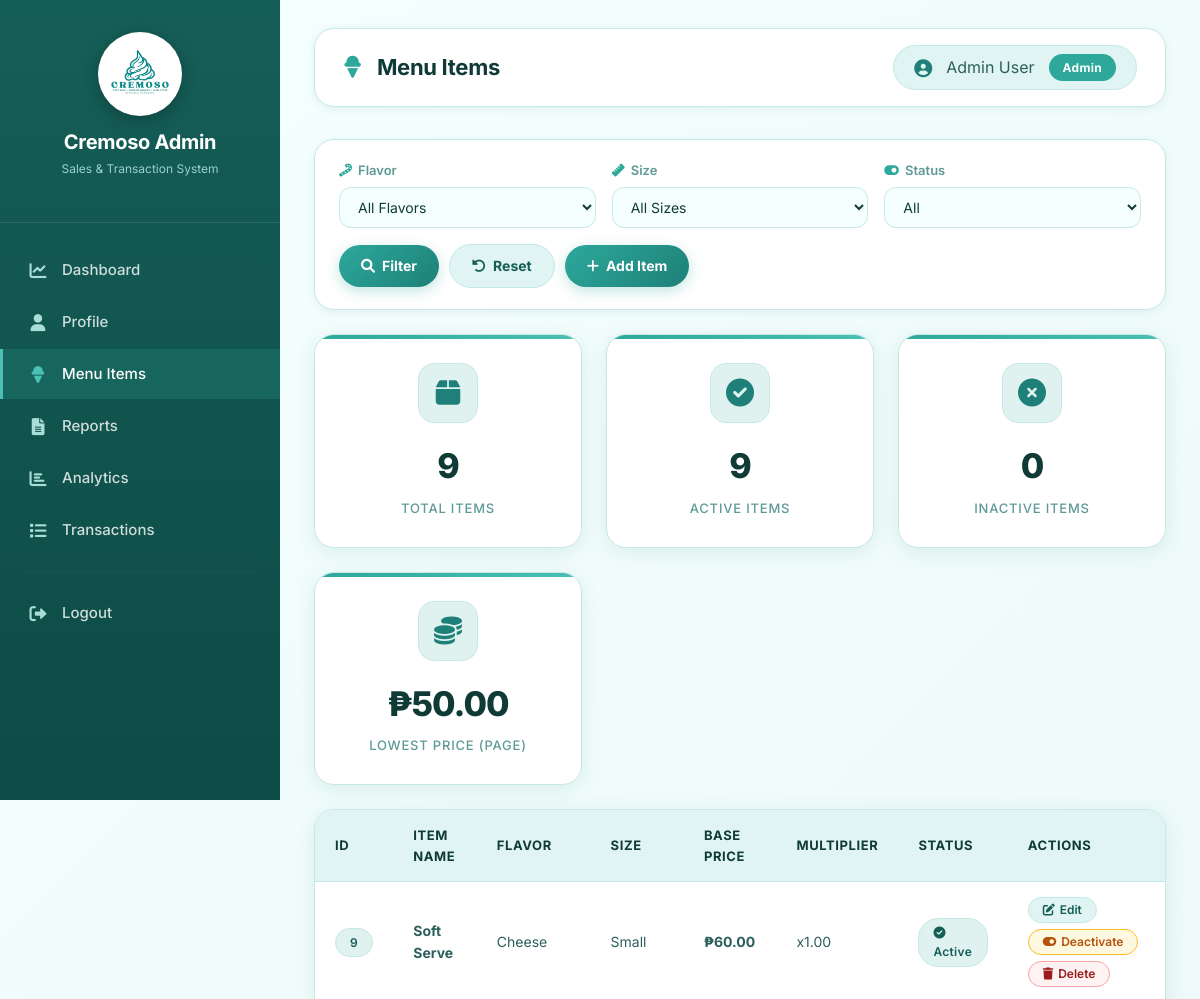
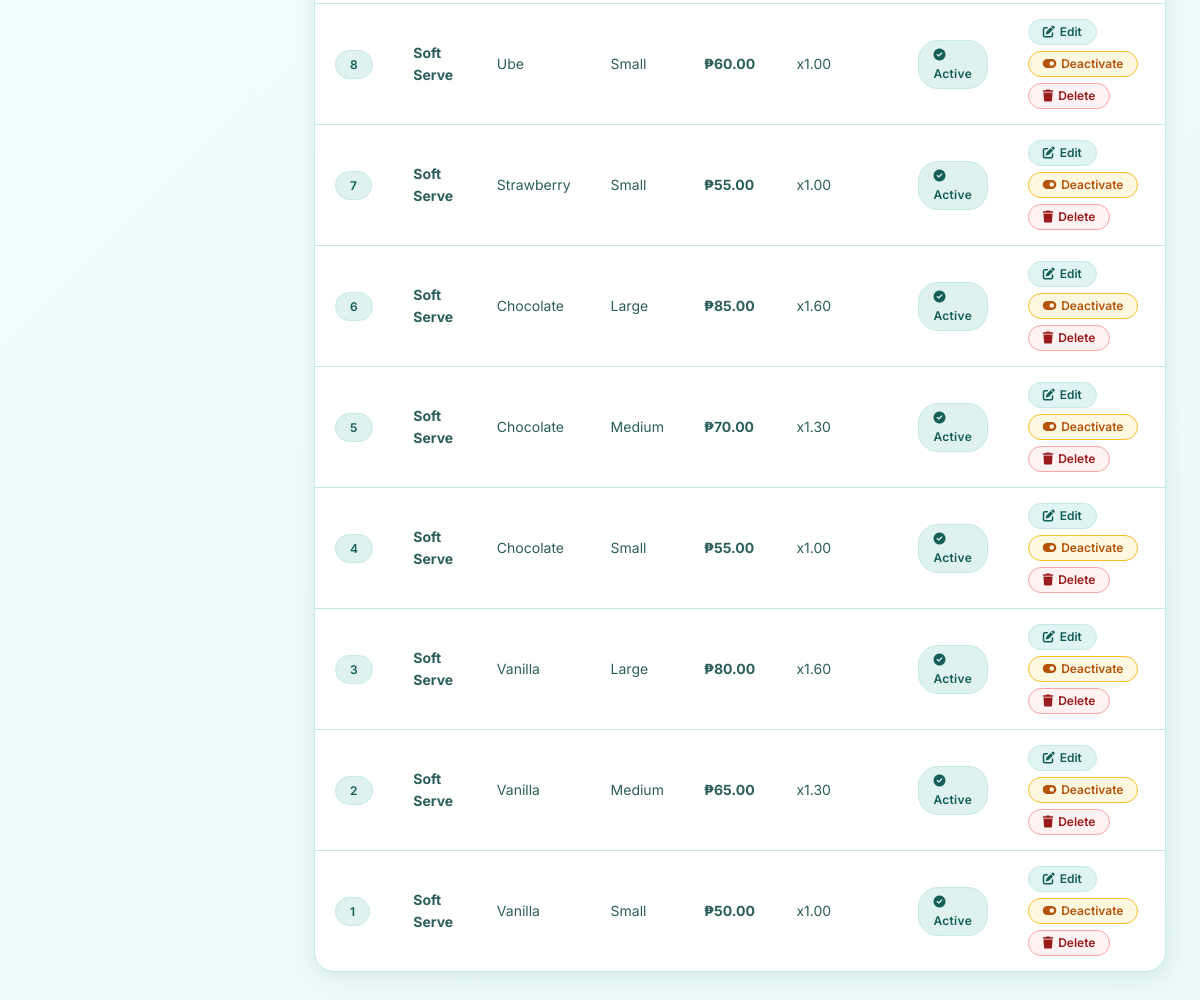
The page /admin/items.php (signed in) on the database its author committed (2 pictures, top to bottom).
### tables this page shows
CREATE TABLE items (
    item_id INT PRIMARY KEY AUTO_INCREMENT,
    item_name VARCHAR(100) NOT NULL,
    flavor_id INT NOT NULL,
    size_id INT NOT NULL,
    base_price DECIMAL(10,2) NOT NULL,
    is_active BOOLEAN DEFAULT TRUE,
    FOREIGN KEY (flavor_id) REFERENCES flavors(flavor_id),
    FOREIGN KEY (size_id) REFERENCES item_sizes(size_id)
);

CREATE TABLE flavors (
    flavor_id INT PRIMARY KEY AUTO_INCREMENT,
    flavor_name VARCHAR(50) NOT NULL
);

CREATE TABLE item_sizes (
    size_id INT PRIMARY KEY AUTO_INCREMENT,
    size_name VARCHAR(20) NOT NULL,
    price_multiplier DECIMAL(3,2) DEFAULT 1.00
);

### admin/items.php (the view, shortened to what this page needs)
<?php
require_once __DIR__ . '/../includes/auth.php';
$page = isset($_GET['page']) ? max(1, (int)$_GET['page']) : 1;
$perPage = 10;
$offset = ($page - 1) * $perPage;
$whereClause = "WHERE 1=1";
$params = [];
$countSql = "SELECT COUNT(*) FROM items i {$whereClause}";
$countStmt = $pdo->prepare($countSql);
$countStmt->execute($params);
$totalRecords = $countStmt->fetchColumn();
$sql = "SELECT i.*, f.flavor_name, s.size_name, s.price_multiplier
        FROM items i
        JOIN flavors f ON i.flavor_id = f.flavor_id
        JOIN item_sizes s ON i.size_id = s.size_id
        {$whereClause}
        ORDER BY i.item_id DESC
        LIMIT :limit OFFSET :offset";
$stmt = $pdo->prepare($sql);
$stmt->bindValue(':limit', $perPage, PDO::PARAM_INT);
$stmt->bindValue(':offset', $offset, PDO::PARAM_INT);
$stmt->execute();
$items = $stmt->fetchAll();
$edit_item = null;
?>
<?php include __DIR__ . '/../includes/header.php'; ?>
<?php include __DIR__ . '/../includes/sidebar_admin.php'; ?>
<div class="main-content">
    <div class="page-header">
        <h1><i class="fas fa-ice-cream"></i> Menu Items</h1>
        <div class="user-info">
            <i class="fas fa-user-circle"></i>
            <span><?= htmlspecialchars($_SESSION['fullname']) ?></span>
            <span class="branch-badge">Admin</span>
        </div>
    </div>
    <div class="filter-card">
        <form method="GET" class="filter-form">
            <div class="filter-group">
                <label><i class="fas fa-candy-cane"></i> Flavor</label>
                <select name="flavor">
                    <option value="">All Flavors</option>
                </select>
            </div>
            <div class="filter-group">
                <label><i class="fas fa-ruler"></i> Size</label>
                <select name="size">
                    <option value="">All Sizes</option>
                </select>
            </div>
            <div class="filter-group">
                <label><i class="fas fa-toggle-on"></i> Status</label>
                <select name="status">
                    <option value="">All</option>
                </select>
            </div>
            <div class="filter-actions">
                <button type="submit" class="btn-primary"><i class="fas fa-search"></i> Filter</button>
                <a href="items.php" class="btn-secondary"><i class="fas fa-rotate-left"></i> Reset</a>
                <?php if (!$edit_item): ?>
                <button type="button" class="btn-primary" onclick="document.getElementById('addModal').style.display='flex'">
                    <i class="fas fa-plus"></i> Add Item
                </button>
                <?php else: ?>
                <a href="items.php" class="btn-secondary"><i class="fas fa-times"></i> Cancel Edit</a>
                <?php endif; ?>
            </div>
        </form>
    </div>
    <div class="stats-grid" style="margin-bottom: 24px;">
        <div class="stat-card">
            <div class="stat-icon"><i class="fas fa-box"></i></div>
            <div class="stat-value"><?= number_format($totalRecords) ?></div>
            <div class="stat-label">Total Items</div>
        </div>
        <div class="stat-card">
            <div class="stat-icon"><i class="fas fa-check-circle"></i></div>
            <div class="stat-value"><?= $pdo->query("SELECT COUNT(*) FROM items WHERE is_active = 1")->fetchColumn() ?></div>
            <div class="stat-label">Active Items</div>
        </div>
        <div class="stat-card">
            <div class="stat-icon"><i class="fas fa-times-circle"></i></div>
            <div class="stat-value"><?= $pdo->query("SELECT COUNT(*) FROM items WHERE is_active = 0")->fetchColumn() ?></div>
            <div class="stat-label">Inactive Items</div>
        </div>
        <div class="stat-card">
            <div class="stat-icon"><i class="fas fa-coins"></i></div>
            <div class="stat-value">₱<?= number_format($items ? min(array_column($items, 'base_price')) : 0, 2) ?></div>
            <div class="stat-label">Lowest Price (Page)</div>
        </div>
    </div>
    <div class="data-table">
        <table>
            <thead>
                <tr>
                    <th>ID</th>
                    <th>Item Name</th>
                    <th>Flavor</th>
                    <th>Size</th>
                    <th>Base Price</th>
                    <th>Multiplier</th>
                    <th>Status</th>
                    <th>Actions</th>
                </tr>
            </thead>
            <tbody>
                <?php foreach ($items as $item): ?>
                <tr>
                    <td><span class="status-badge status-active"><?= $item['item_id'] ?></span></td>
                    <td><strong><?= htmlspecialchars($item['item_name']) ?></strong></td>
                    <td><?= htmlspecialchars($item['flavor_name']) ?></td>
                    <td><?= htmlspecialchars($item['size_name']) ?></td>
                    <td class="item-price">₱<?= number_format($item['base_price'], 2) ?></td>
                    <td>x<?= number_format($item['price_multiplier'], 2) ?></td>
                    <td>
                        <?php if ($item['is_active']): ?>
                        <span class="status-badge status-active"><i class="fas fa-check-circle"></i> Active</span>
                        <?php else: ?>
                        <span class="status-badge status-inactive"><i class="fas fa-times-circle"></i> Inactive</span>
                        <?php endif; ?>
                    </td>
                    <td>
                        <div class="action-btns">
                            <a href="?edit=<?= $item['item_id'] ?>" class="btn-action btn-edit" title="Edit">
                                <i class="fas fa-edit"></i> <span>Edit</span>
                            </a>
                            <form method="POST" style="display: inline;">
                                <button type="submit" class="btn-action btn-toggle" title="<?= $item['is_active'] ? 'Deactivate' : 'Activate' ?>">
                                    <i class="fas fa-<?= $item['is_active'] ? 'toggle-on' : 'toggle-off' ?>"></i> <span><?= $item['is_active'] ? 'Deactivate' : 'Activate' ?></span>
                                </button>
                            </form>
                            <form method="POST" style="display: inline;" onsubmit="return confirm('Are you sure you want to delete this item?');">
                                <button type="submit" class="btn-action btn-delete" title="Delete">
                                    <i class="fas fa-trash"></i> <span>Delete</span>
                                </button>
                            </form>
                        </div>
                    </td>
                </tr>
                <?php endforeach; ?>
            </tbody>
        </table>
    </div>
</div>
<?php include __DIR__ . '/../includes/footer.php'; ?>

### rows shown on the page
items: item_id "9", item_name "Soft Serve", flavor.flavor_name "Cheese", size.size_name "Small", base_price "60.00", size.price_multiplier "1.00", is_active 1 (drawn)
items: item_id "8", item_name "Soft Serve", flavor.flavor_name "Ube", size.size_name "Small", base_price "60.00", size.price_multiplier "1.00", is_active 1 (drawn)
items: item_id "7", item_name "Soft Serve", flavor.flavor_name "Strawberry", size.size_name "Small", base_price "55.00", size.price_multiplier "1.00", is_active 1 (drawn)
items: item_id "6", item_name "Soft Serve", flavor.flavor_name "Chocolate", size.size_name "Large", base_price "85.00", size.price_multiplier "1.60", is_active 1 (drawn)
items: item_id "5", item_name "Soft Serve", flavor.flavor_name "Chocolate", size.size_name "Medium", base_price "70.00", size.price_multiplier "1.30", is_active 1 (drawn)
items: item_id "4", item_name "Soft Serve", flavor.flavor_name "Chocolate", size.size_name "Small", base_price "55.00", size.price_multiplier "1.00", is_active 1 (drawn)
items: item_id "3", item_name "Soft Serve", flavor.flavor_name "Vanilla", size.size_name "Large", base_price "80.00", size.price_multiplier "1.60", is_active 1 (drawn)
items: item_id "2", item_name "Soft Serve", flavor.flavor_name "Vanilla", size.size_name "Medium", base_price "65.00", size.price_multiplier "1.30", is_active 1 (drawn)
items: item_id "1", item_name "Soft Serve", flavor.flavor_name "Vanilla", size.size_name "Small", base_price "50.00", size.price_multiplier "1.00", is_active 1 (drawn)

### other values the page prints
$_SESSION['fullname'] "Admin User"
$totalRecords "9"
$items ? min(array_column($items, 'base_price')) : 0 "50.00"
